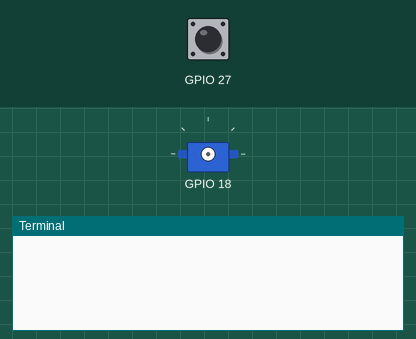
The program below on a simulated Raspberry Pi (BCM pin numbers). Parts: servo, the last lines printed to the terminal. Inputs (shaded band) come from the test bench; at power-on: GPIO 27 HIGH. Servo angles are drawn from the pulse width (0.5 ms = 0°, 2.5 ms = 180°). At 5.3 s the program stops and its outputs stay as they are.

Above: at 1.2 s.
1.3 s: GPIO 27 pulled LOW for 3.2 s
At 2.1 s:
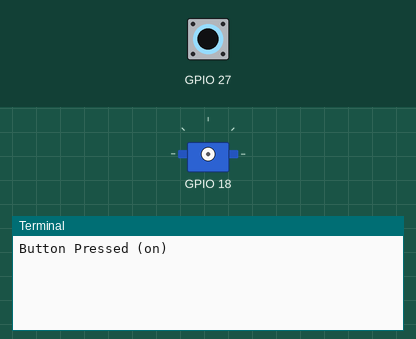
At 6.3 s:
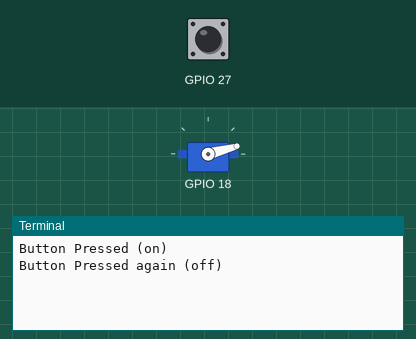

The program:

servoTest.py
```python
#from gpiozero import Servo
#import time
#
#my_servo = Servo(18)
#
#try:
#    while True:
#        print('servo 1')
#        my_servo.value = 1
#        time.sleep(2)
#        print('servo 0')
#        my_servo.value = 0
#        time.sleep(2)
#        print('servo -1')
#        my_servo.value = -1
#        time.sleep(2)
#except KeyboardInterrupt:
#    my_servo.close()

#import RPi.GPIO as GPIO
#import time
#
#servoPIN = 18
#GPIO.setmode(GPIO.BCM)
#GPIO.setup(servoPIN, GPIO.OUT)
#
##p = GPIO.PWM(servoPIN, 50) # GPIO 17 als PWM mit 50Hz
##p.start(2.5) # Initialisierung
#try:
#  while True:
#    p.ChangeDutyCycle(5)
#    time.sleep(2)
#    p.ChangeDutyCycle(7.5)
#    time.sleep(2)
#    p.ChangeDutyCycle(12.5)
#    time.sleep(2)
#    p.ChangeDutyCycle(2.5)
#    time.sleep(2)
#except KeyboardInterrupt:
#  p.stop()
#  GPIO.cleanup()

#import RPi.GPIO as GPIO
#import time
#
#servoPIN = 18
#GPIO.setmode(GPIO.BCM)
#GPIO.setup(servoPIN, GPIO.OUT)
#
##p = GPIO.PWM(servoPIN, 50) # GPIO 17 als PWM mit 50Hz
##p.start(2.5) # Initialisierung
#try:
#  while True:
#    GPIO.output(servoPIN, GPIO.LOW)
#    time.sleep(1)
#    GPIO.output(servoPIN, GPIO.HIGH)
#    time.sleep(0.1)
#except KeyboardInterrupt:
#  p.stop()
#  GPIO.cleanup()


import pigpio
from time import sleep

def is_stopped(pi):
    sleep(1)
    if pi.read(27) == 1:
        print('Button Pressed again (off)')
        pi.stop()
        return True
    else:
        return False

# connect to the
pi = pigpio.pi()
pi.set_mode(27, pigpio.INPUT)
pi.set_pull_up_down(27, pigpio.PUD_UP)

while True:
    if pi.read(27) == 0:
        print('Button Pressed (on)')
        sleep(2)
        break

# loop forever
try:
    while True:
        pi.set_servo_pulsewidth(18, 0)    # off
        if is_stopped(pi):
            break
        pi.set_servo_pulsewidth(18, 670) # position anti-clockwise
        if is_stopped(pi):
            break
        pi.set_servo_pulsewidth(18, 1500) # middle
        if is_stopped(pi):
            break
        pi.set_servo_pulsewidth(18, 2330) # position clockwise
        if is_stopped(pi):
            break
except KeyboardInterrupt:
    pi.set_servo_pulsewidth(18, 0)    # off
    sleep(1)
    pi.stop()
```

Measured:
- after the input at 1.3 s, the terminal: prints a new line at once (image 1)
